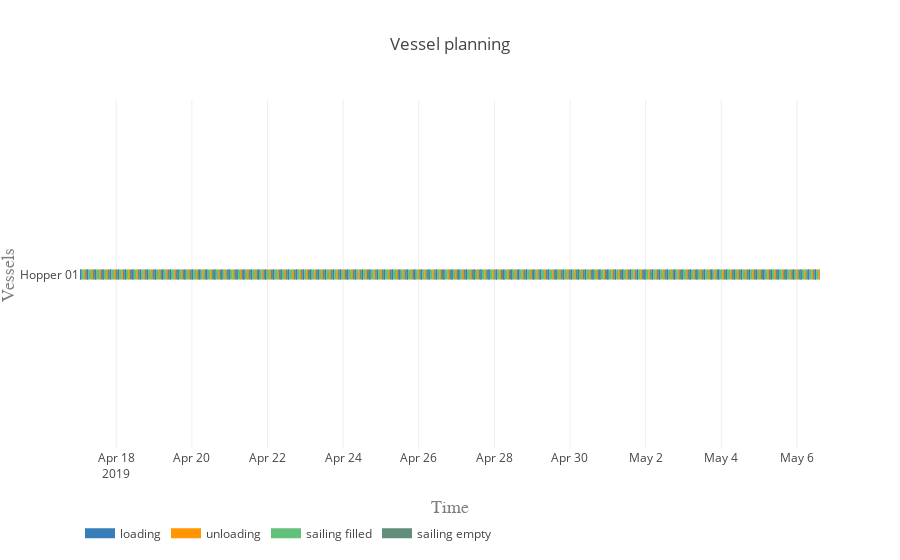

Notebook source saved alongside this figure:
### Markdown cell above
#### Vessel planning

### Code cell
vessels = [hopper]

activities = ['loading', 'unloading', 'sailing filled', 'sailing empty']
colors = {0:'rgb(55,126,184)', 1:'rgb(255,150,0)', 2:'rgb(98, 192, 122)', 3:'rgb(98, 141, 122)'}

plot.vessel_planning(vessels, activities, colors)

### Figure 1 — Plotly figure (JSON) as saved in the notebook; plotly's stock layout.template omitted (floating-point values rounded to 4 significant figures; data arrays with more than 128 entries replaced by an {"elided": "..."} marker saying what was removed)
{"data": [{"connectgaps": false, "hoverinfo": "y+name", "line": {"color": "rgb(55,126,184)", "width": 10}, "mode": "lines", "name": "loading", "type": "scatter", "uid": "8b47d058-2a78-4b0a-9d63-cfbf50369bee", "x": {"elided": "1000 str values"}, "y": {"elided": "1000 str values"}}, {"connectgaps": false, "hoverinfo": "y+name", "line": {"color": "rgb(255,150,0)", "width": 10}, "mode": "lines", "name": "unloading", "type": "scatter", "uid": "077e8695-3c8f-49bc-b951-9258bedea9f5", "x": {"elided": "1000 str values"}, "y": {"elided": "1000 str values"}}, {"connectgaps": false, "hoverinfo": "y+name", "line": {"color": "rgb(98, 192, 122)", "width": 10}, "mode": "lines", "name": "sailing filled", "type": "scatter", "uid": "7a77a08e-f190-47a3-a901-419b1d7ddcf8", "x": {"elided": "500 str values"}, "y": {"elided": "500 str values"}}, {"connectgaps": false, "hoverinfo": "y+name", "line": {"color": "rgb(98, 141, 122)", "width": 10}, "mode": "lines", "name": "sailing empty", "type": "scatter", "uid": "a7354ae4-faf7-4764-af4d-11d5bf086acd", "x": {"elided": "495 str values"}, "y": {"elided": "495 str values"}}], "layout": {"hovermode": "closest", "legend": {"orientation": "h", "x": 0, "y": -0.2}, "title": {"text": "Vessel planning"}, "xaxis": {"range": ["2019-04-17 01:00:00", "2019-05-06 14:41:26.367661"], "title": {"font": {"color": "#7f7f7f", "family": "Courier New, monospace", "size": 18}, "text": "Time"}}, "yaxis": {"title": {"font": {"color": "#7f7f7f", "family": "Courier New, monospace", "size": 18}, "text": "Vessels"}}}}
